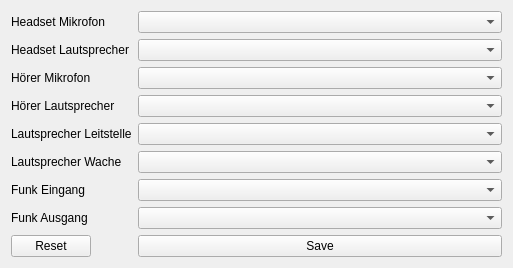
<?xml version="1.0" encoding="UTF-8"?>
<ui version="4.0">
 <class>MainWindow</class>
 <widget class="QMainWindow" name="MainWindow">
  <property name="geometry">
   <rect>
    <x>0</x>
    <y>0</y>
    <width>513</width>
    <height>249</height>
   </rect>
  </property>
  <property name="sizePolicy">
   <sizepolicy hsizetype="Preferred" vsizetype="Fixed">
    <horstretch>0</horstretch>
    <verstretch>0</verstretch>
   </sizepolicy>
  </property>
  <property name="windowTitle">
   <string>AudioSelector JF-Leitstelle</string>
  </property>
  <widget class="QWidget" name="centralWidget">
   <layout class="QFormLayout" name="formLayout">
    <item row="0" column="0">
     <widget class="QLabel" name="label_Headset_Mikrofon">
      <property name="text">
       <string>Headset Mikrofon</string>
      </property>
     </widget>
    </item>
    <item row="0" column="1">
     <widget class="QComboBox" name="comboBox_Headset_Mikrofon"/>
    </item>
    <item row="1" column="0">
     <widget class="QLabel" name="label_Headset_Lautsprecher">
      <property name="text">
       <string>Headset Lautsprecher</string>
      </property>
     </widget>
    </item>
    <item row="1" column="1">
     <widget class="QComboBox" name="comboBox_Headset_Lautsprecher"/>
    </item>
    <item row="2" column="0">
     <widget class="QLabel" name="label_Hoerer_Mikrofon">
      <property name="text">
       <string>Hörer Mikrofon</string>
      </property>
     </widget>
    </item>
    <item row="2" column="1">
     <widget class="QComboBox" name="comboBox_Hoerer_Mikrofon"/>
    </item>
    <item row="3" column="0">
     <widget class="QLabel" name="label_Hoerer_Lautsprecher">
      <property name="text">
       <string>Hörer Lautsprecher</string>
      </property>
     </widget>
    </item>
    <item row="3" column="1">
     <widget class="QComboBox" name="comboBox_Hoerer_Lautsprecher"/>
    </item>
    <item row="4" column="0">
     <widget class="QLabel" name="label_Lautsprecher_Leitstelle">
      <property name="text">
       <string>Lautsprecher Leitstelle</string>
      </property>
     </widget>
    </item>
    <item row="4" column="1">
     <widget class="QComboBox" name="comboBox_Lautsprecher_Leitstelle"/>
    </item>
    <item row="5" column="0">
     <widget class="QLabel" name="label_Lautsprecher_Wache">
      <property name="text">
       <string>Lautsprecher Wache</string>
      </property>
     </widget>
    </item>
    <item row="5" column="1">
     <widget class="QComboBox" name="comboBox_Lautsprecher_Wache"/>
    </item>
    <item row="6" column="0">
     <widget class="QLabel" name="label_Funk_Eingang">
      <property name="text">
       <string>Funk Eingang</string>
      </property>
     </widget>
    </item>
    <item row="6" column="1">
     <widget class="QComboBox" name="comboBox_Funk_Eingang"/>
    </item>
    <item row="7" column="0">
     <widget class="QLabel" name="label_Funk_Ausgang">
      <property name="text">
       <string>Funk Ausgang</string>
      </property>
     </widget>
    </item>
    <item row="7" column="1">
     <widget class="QComboBox" name="comboBox_Funk_Ausgang"/>
    </item>
    <item row="8" column="0">
     <widget class="QPushButton" name="pushButton_reset">
      <property name="text">
       <string>Reset</string>
      </property>
     </widget>
    </item>
    <item row="8" column="1">
     <widget class="QPushButton" name="pushButton_save">
      <property name="text">
       <string>Save</string>
      </property>
     </widget>
    </item>
   </layout>
  </widget>
 </widget>
 <layoutdefault spacing="6" margin="11"/>
 <resources/>
 <connections/>
</ui>
